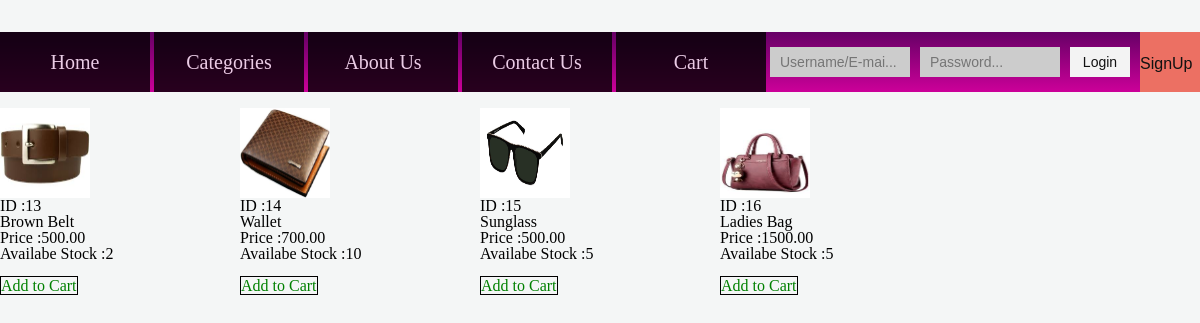
The page /buybuzz/accessories.php on the database its author committed.
### tables this page shows
CREATE TABLE `products` (
  `p_id` int(11) NOT NULL,
  `p_name` varchar(100) NOT NULL,
  `p_price` decimal(6,2) DEFAULT NULL,
  `p_img` varchar(500) DEFAULT NULL,
  `p_quantity` int(3) DEFAULT NULL,
  `cate_id` varchar(3) DEFAULT NULL
);

### buybuzz/accessories.php (the view, shortened to what this page needs)
<?php
 require 'header.php';
 $sql2 = "SELECT* from products where cate_id='4' order by p_id asc";
 $result2 = mysqli_query($connection, $sql2);
 $resultCheck2 = mysqli_num_rows($result2);
 ?>
 <table class="products-show" style="margin:0 auto;">
<?php
for($i=1;$i<=$resultCheck2;$i++)
{
    $row1= mysqli_fetch_assoc($result2);
?>
			<div class="column">
				<br height="2px">
					<img height="90" width="90" src="img/<?php echo $row1['p_img']?>" title="<?php echo $row1['p_name']?>">
					<br><?php echo 'ID :'; echo $row1['p_id']?>
					<br><?php echo $row1['p_name']?>
					<br><?php echo 'Price :'; echo $row1['p_price']?>
					<br><?php  echo 'Availabe Stock :'; echo $row1['p_quantity']?>
					<br><br><a style="color: green; border:1px solid black; 1px;" href="">Add to Cart</a>
					<br><br>
			</div>
<?php
}
?>

### buybuzz/style.css (style rules this page uses)
html, body, div, span, object, iframe, h1, h2, h3, h4, h5, h6, p, blockquote, pre, abbr, address, cite, code, del, dfn, em, img, ins, kbd, q, samp, small, strong, sub, sup, var, b, i, dl, dt, dd, ol, ul, li, fieldset, form, label, legend, table, caption, tbody, tfoot, thead, tr, th, td, article, aside, canvas, details, figcaption, figure, footer, header, hgroup, menu, nav, section, summary, time, mark, audio, video { margin:0; padding:0; border:0; outline:0; font-size:100%; vertical-align:baseline; background:transparent; }
body { line-height:1; }
html, body { height: 100%; width: 100%; }
a { margin:0; padding:0; font-size:100%; vertical-align:baseline; background:transparent; }
table { border-collapse:collapse; border-spacing:0; }
a { text-decoration: none; }
body { background-color: #F4F6F6; }
.products-show { width: 100%; height: 100%; background-color: #F5EAF9; margin: 0 auto; }
.column { float: left; width: 20%; }

### rows shown on the page
products: p_img (picture), p_id "13", p_name "Brown Belt", p_price "500.00", p_quantity "2"
products: p_img (picture), p_id "14", p_name "Wallet", p_price "700.00", p_quantity "10"
products: p_img (picture), p_id "15", p_name "Sunglass", p_price "500.00", p_quantity "5"
products: p_img (picture), p_id "16", p_name "Ladies Bag", p_price "1500.00", p_quantity "5"
